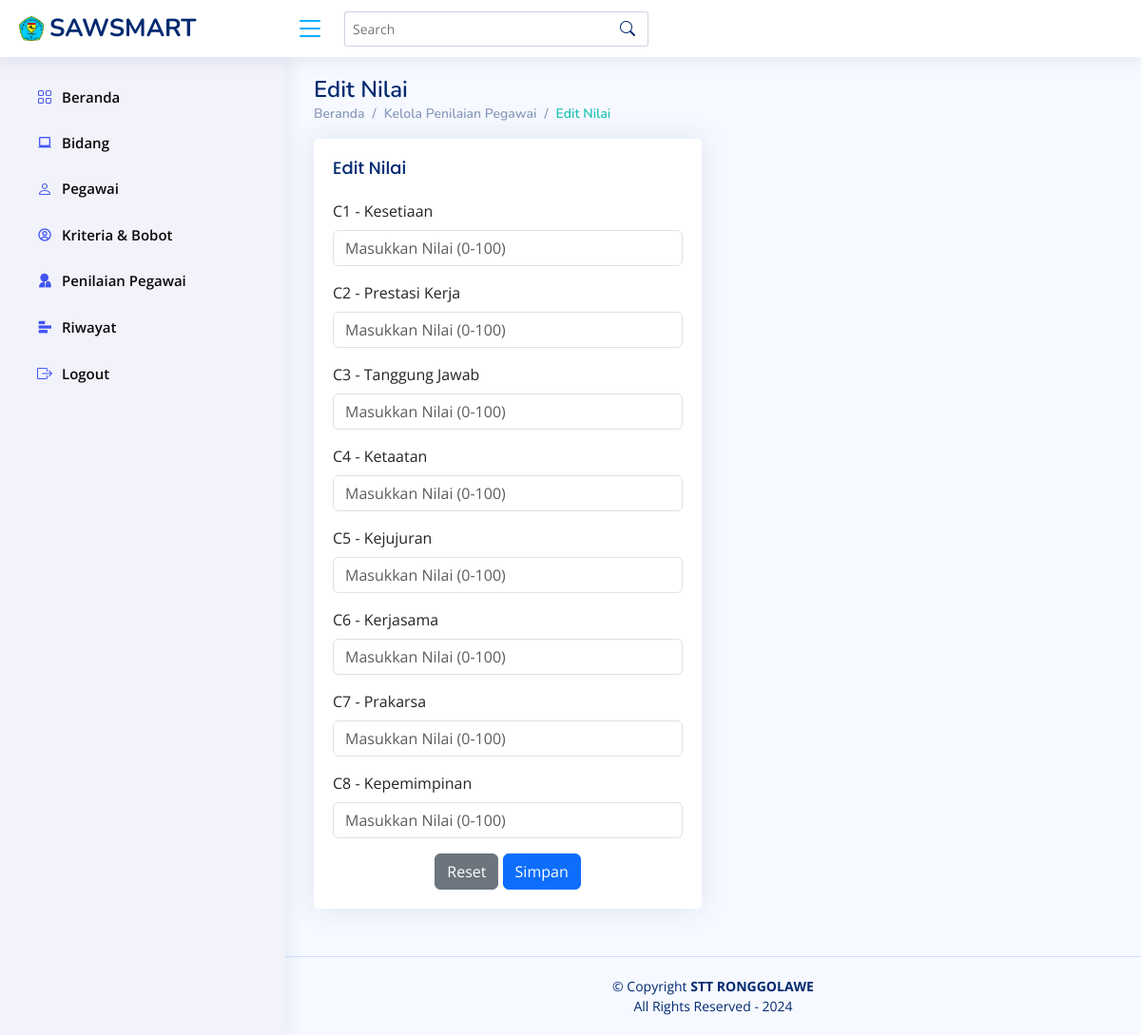
The page /penilaian/edit-nilai/21/ on the database its author committed.
### spksaw/models.py (models this page shows, shortened)
class Kriteria(models.Model):
    TIPE_CHOICES = [
        ('benefit', 'Benefit'),
        ('cost', 'Cost'),
    ]
    id = models.AutoField(primary_key=True)  # ID otomatis
    nama = models.CharField(max_length=100)  # Nama kriteria
    bobot = models.FloatField(default=0, null=False, blank=False)  # Bobot, default 0
    tipe = models.CharField(max_length=10, choices=TIPE_CHOICES, default='benefit')  # Tipe kriteria (Benefit/Cost)
    class Meta:
        verbose_name_plural = "Kriteria"
        ordering = ['nama']  # Urutkan berdasarkan nama secara default

### spksaw/views.py (the view, shortened to what this page needs)
# urls.py: path("penilaian/edit-nilai/<int:id>/", views.edit_nilai, name="edit_nilai"),
def edit_nilai(request, id):
    penilaian = get_object_or_404(Penilaian, id=id)
    kriteria_list = Kriteria.objects.all()
    nilai_dict = json.loads(penilaian.nilai) if penilaian.nilai else {}
    nilai_data = [(kriteria.nama, nilai_dict.get(kriteria.nama, '')) for kriteria in kriteria_list]
    context = {
        'penilaian': penilaian,
        'nilai_data': nilai_data,  # Data (kriteria, nilai)
    }
    return render(request, 'editnilai.html', context)

### spksaw/templates/editnilai.html (shortened to what this page needs)
<!DOCTYPE html>
<html lang="en">
  <head>
    {% load static %}
    <link href="{% static 'assets/vendor/bootstrap/css/bootstrap.min.css' %}" rel="stylesheet" />
    <link href="{% static 'assets/vendor/bootstrap-icons/bootstrap-icons.css' %}" rel="stylesheet" />
    <link href="{% static 'assets/vendor/boxicons/css/boxicons.min.css' %}" rel="stylesheet" />
    <link href="{% static 'assets/vendor/quill/quill.snow.css' %}" rel="stylesheet" />
    <link href="{% static 'assets/vendor/quill/quill.bubble.css' %}" rel="stylesheet" />
    <link href="{% static 'assets/vendor/remixicon/remixicon.css' %}" rel="stylesheet" />
    <link href="{% static 'assets/vendor/simple-datatables/style.css' %}" rel="stylesheet" />
    <link href="{% static 'assets/css/style.css' %}" rel="stylesheet" />
  </head>
  <body>
    {% include 'partials/header.html' %}
    {% include 'partials/sidebar.html' %}
    <main id="main" class="main">
      <div class="pagetitle">
        <h1>Edit Nilai</h1>
        <nav>
          <ol class="breadcrumb">
            <li class="breadcrumb-item">
              <a href="{% url 'home' %}">Beranda</a>
            </li>
            <li class="breadcrumb-item">Kelola Penilaian Pegawai</li>
            <li class="breadcrumb-item active">Edit Nilai</li>
          </ol>
        </nav>
      </div>
      <section class="section">
        <div class="row">
          <div class="col-lg-6">
            <div class="card">
              <div class="card-body">
                <h5 class="card-title">Edit Nilai</h5>
                <form method="post" class="row g-3">
                    {% for kriteria, nilai in nilai_data %}
                    <div class="col-12">
                        <label for="{{ kriteria }}" class="form-label">{{ kriteria }}</label>
                        <input
                            type="number"
                            class="form-control"
                            id="{{ kriteria }}"
                            name="{{ kriteria }}"
                            value="{{ nilai }}"
                            placeholder="Masukkan Nilai (0-100)"
                            min="0" max="100"
                        />
                    </div>
                    {% endfor %}
                    <div class="text-center">
                        <button type="reset" class="btn btn-secondary">Reset</button>
                        <button type="submit" class="btn btn-primary">Simpan</button>
                    </div>
                </form>
              </div>
            </div>
          </div>
        </div>
      </section>
    </main>
    {% include 'partials/footer.html' %}
  </body>
</html>

### spksaw/static/assets/css/style.css (style rules this page uses)
:root { scroll-behavior: smooth; }
body { font-family: "Open Sans", sans-serif; background: #f6f9ff; color: #444444; }
a { color: #4154f1; text-decoration: none; }
h1, h2, h3, h4, h5, h6 { font-family: "Nunito", sans-serif; }
#main { margin-top: 60px; padding: 20px 30px; transition: all 0.3s; }
.pagetitle { margin-bottom: 10px; }
.pagetitle h1 { font-size: 24px; margin-bottom: 0; font-weight: 600; color: #012970; }
.card { margin-bottom: 30px; border: none; border-radius: 5px; box-shadow: 0px 0 30px rgba(1, 41, 112, 0.1); }
.card-title { padding: 20px 0 15px 0; font-size: 18px; font-weight: 500; color: #012970; font-family: "Poppins", sans-serif; }
.card-body { padding: 0 20px 20px 20px; }
.breadcrumb { font-size: 14px; font-family: "Nunito", sans-serif; color: #899bbd; font-weight: 600; }
.breadcrumb a { color: #899bbd; transition: 0.3s; }
.breadcrumb .breadcrumb-item::before { color: #899bbd; }
.breadcrumb .active { color: #1fc3b5; font-weight: 600; }
@media (min-width: 1200px) { #main, #footer { margin-left: 300px; } }

### rows shown on the page
Kriteria: nilai_data "C1 - Kesetiaan"
Kriteria: nilai_data "C2 - Prestasi Kerja"
Kriteria: nilai_data "C3 - Tanggung Jawab"
Kriteria: nilai_data "C4 - Ketaatan"
Kriteria: nilai_data "C5 - Kejujuran"
Kriteria: nilai_data "C6 - Kerjasama"
Kriteria: nilai_data "C7 - Prakarsa"
Kriteria: nilai_data "C8 - Kepemimpinan"
